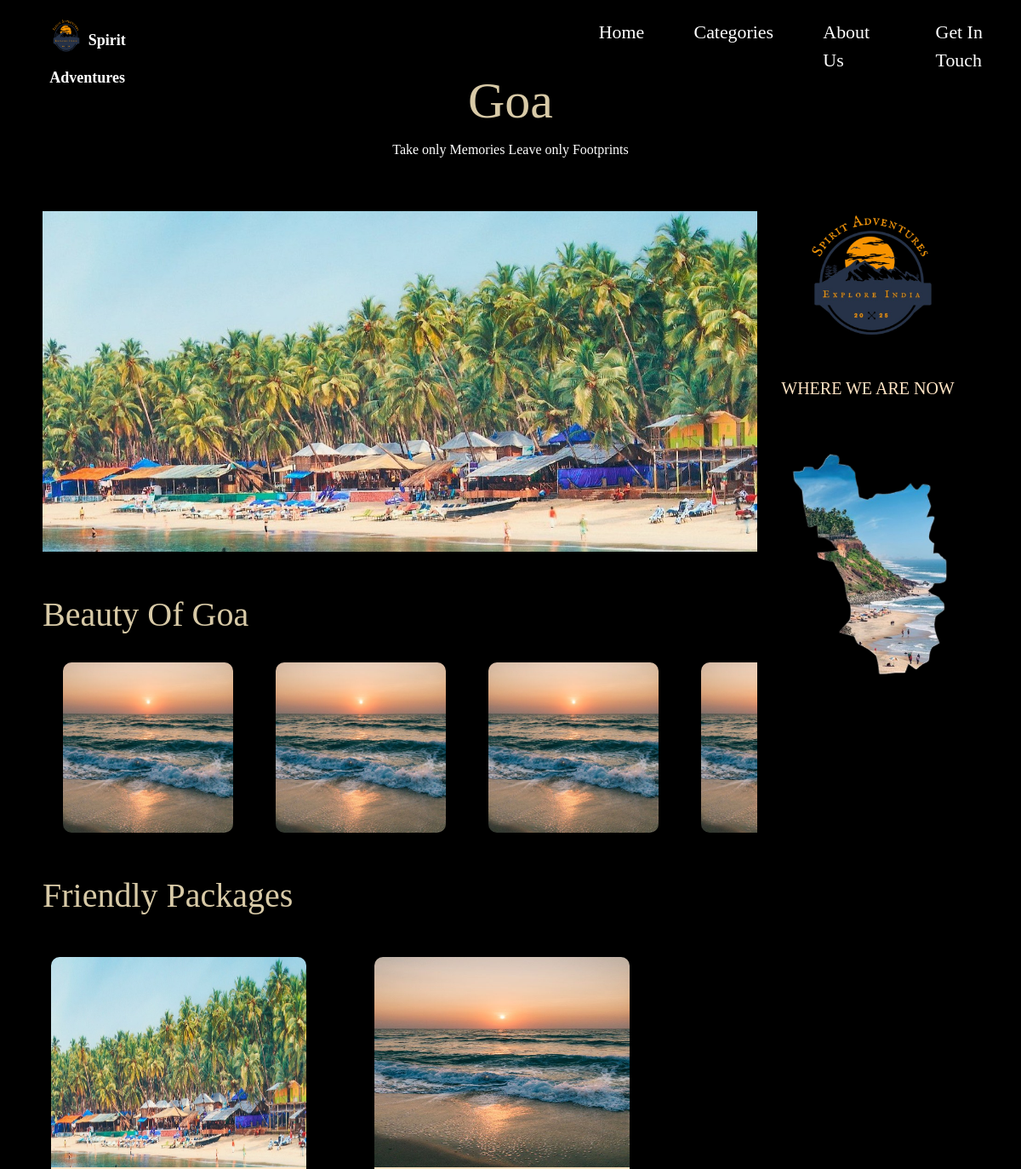
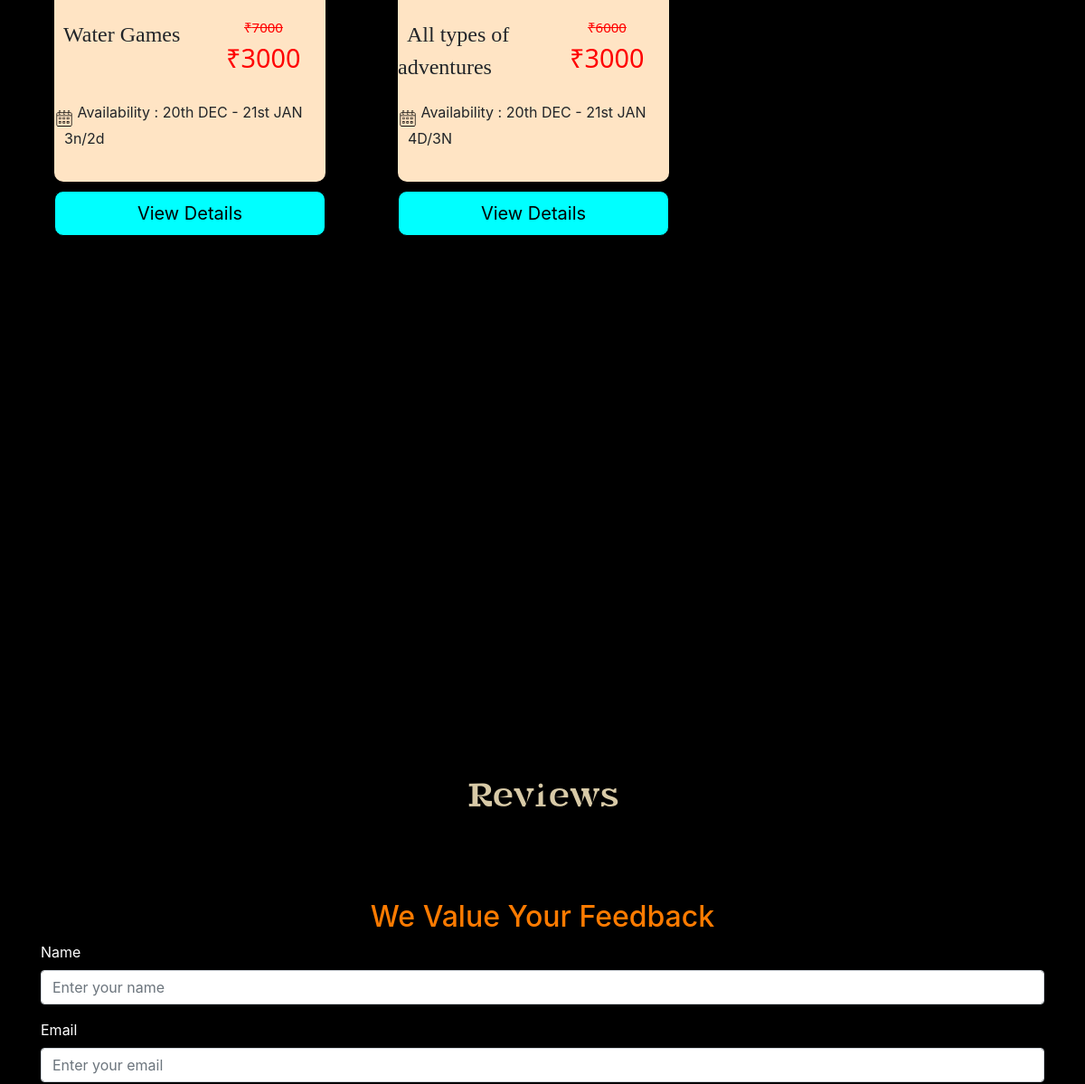
The app's page /city/Goa/ (upper part), older data (2 pictures, top to bottom).
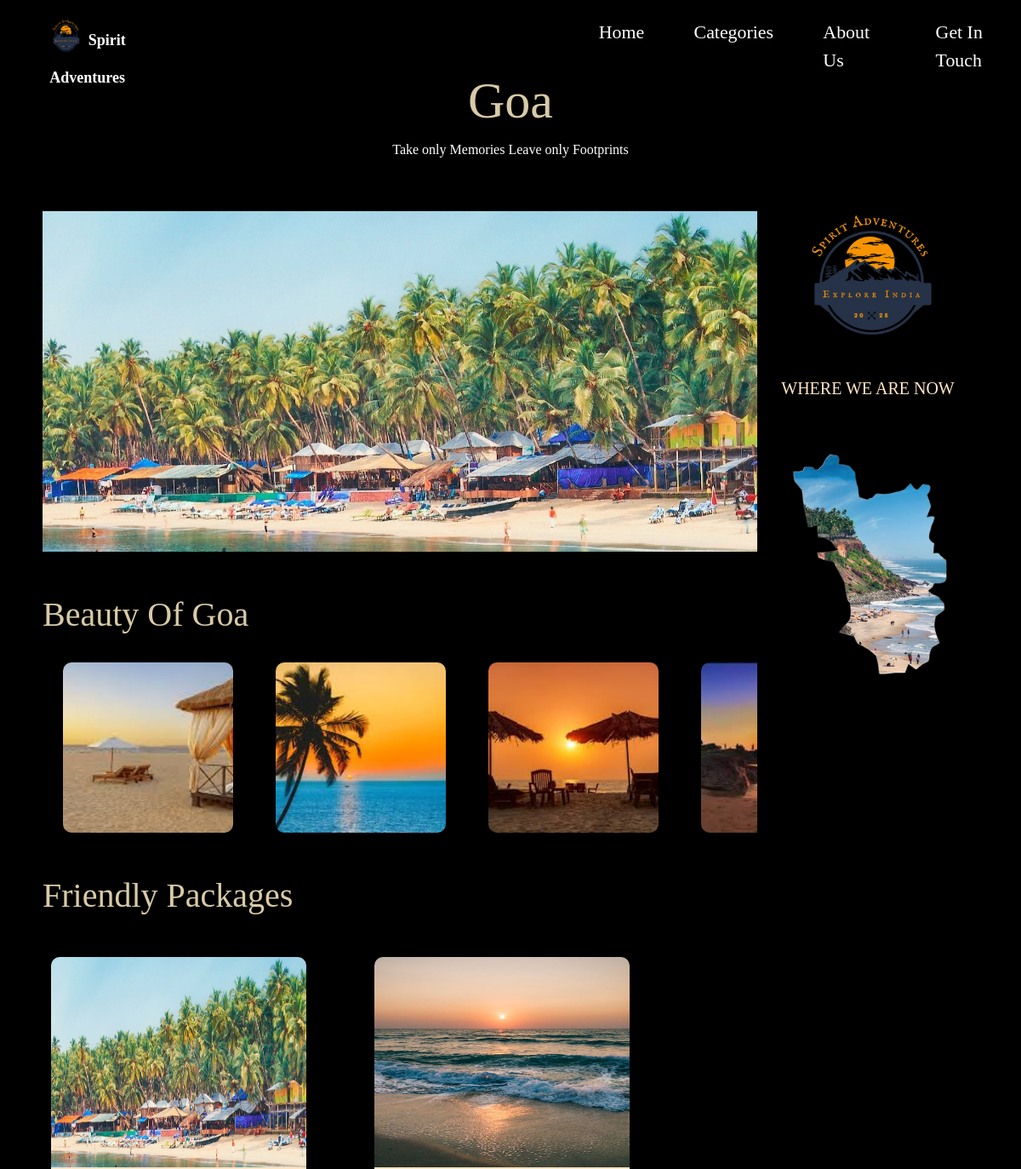
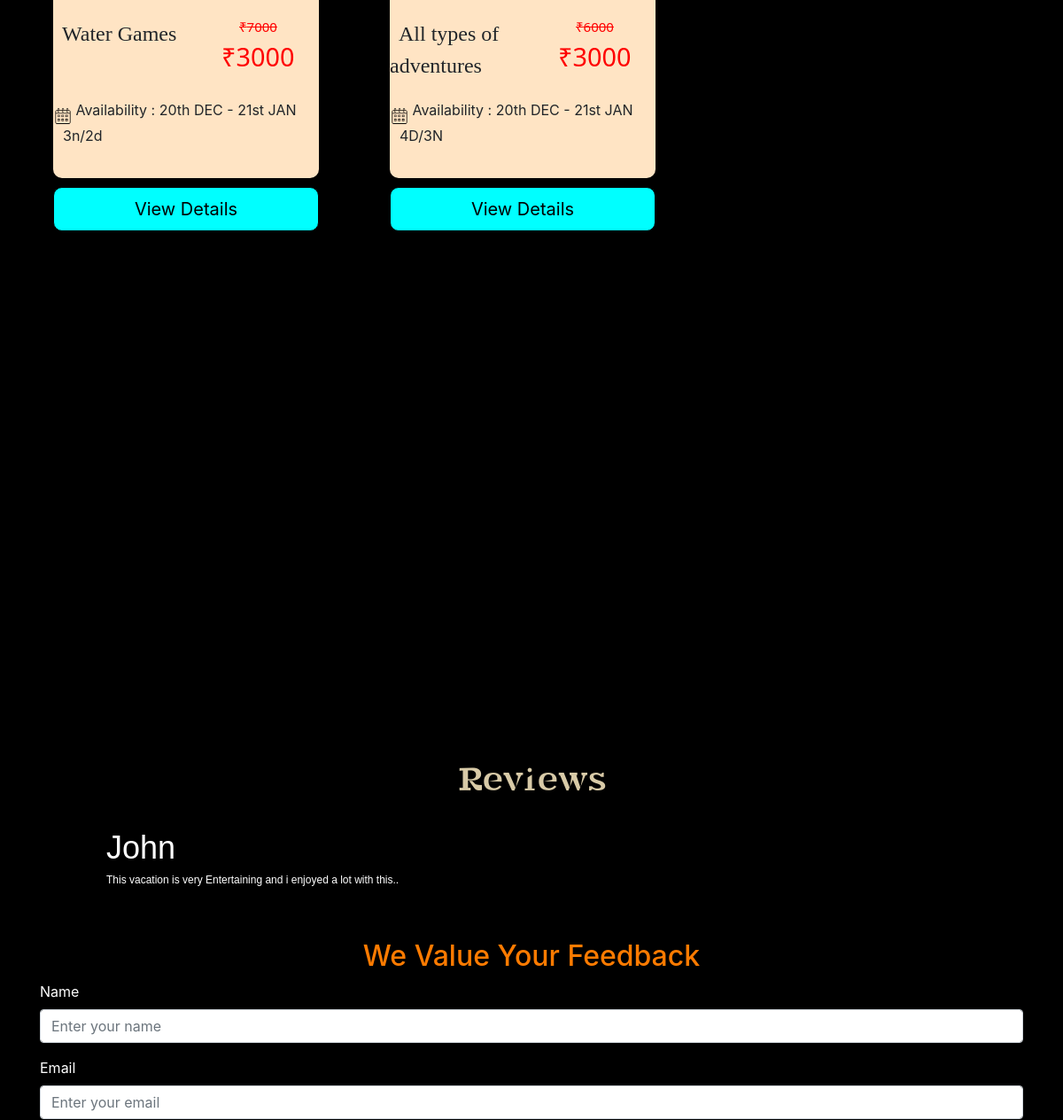
The same page, newer data (2 pictures, top to bottom).
### app1/models.py (models this page shows, shortened)
class Basecitypage(models.Model):
    city_name = models.CharField(max_length=100, unique=True)
    city_image=models.ImageField(upload_to='cityimages/')
    city_description=models.TextField()
    city_gallery1=models.ImageField(upload_to='cityimages/')
    city_gallery2=models.ImageField(upload_to='cityimages/')
    city_gallery3=models.ImageField(upload_to='cityimages/')
    city_gallery4=models.ImageField(upload_to='cityimages/')
    city_gallery5=models.ImageField(upload_to='cityimages/')
    city_map=models.ImageField(upload_to='cityimages/')

class packages(models.Model):
    city = models.ForeignKey(Basecitypage, on_delete=models.CASCADE, related_name="packages",null=True, blank=True)
    package_image=models.ImageField(upload_to='images/')
    package_name=models.CharField(max_length=50)
    discount_price=models.IntegerField()
    full_price=models.IntegerField()
    Availability=models.CharField(max_length=25,null=True, blank=True)
    no_of_days=models.CharField(max_length=25)

class feedback(models.Model):
    name=models.CharField(max_length=40)
    email=models.EmailField(max_length=40)
    feedback=models.CharField(max_length=200)

### app1/views.py (the view)
# urls.py: path('city/<str:city_name>/', cityconnection, name='cityconnection'),
def cityconnection(request,city_name):
    city = get_object_or_404(Basecitypage, city_name__iexact=city_name)
    package =packages.objects.filter(city=city)
    f1 = feedbackForm()
    if request.method == 'POST':
        f1 = feedbackForm(request.POST)
        if f1.is_valid():
            f1.save()
            return redirect('app1:cityconnection', city_name=city_name)
    F=feedback.objects.all()
    return render(request,'base_cities.html',{'city1':city,'packages':package,'form1':F})

### template/base_cities.html (shortened to what this page needs)
{% extends 'base.html' %} {% load static %} {% block css_cities %}
<link rel="stylesheet" href="{% static 'css/citypage.css' %}" />
{% endblock css_cities %} {% block body %}
<h1 id="city">{{ city1.city_name }}</h1>
<p id="tagline">Take only Memories Leave only Footprints</p>
<br />
<div id="container_goa">
  <div id="left_div">
    <img src="{{ city1.city_image.url }}" alt="" id="img_1" />
    <h1 id="gallery">Beauty Of {{ city1.city_name }}</h1>
    <br />
    <div class="container-packages carousel" id="img_div">
      <div class="wrap">
        <img src="{{ city1.city_gallery1.url }}" alt="" class="images" />
        <img src="{{ city1.city_gallery2.url }}" alt="" class="images" />
        <img src="{{ city1.city_gallery3.url }}" alt="" class="images" />
        <img src="{{ city1.city_gallery4.url }}" alt="" class="images" />
      </div>
    </div>
    <h1 id="package">Friendly Packages</h1>
    <div class="container-packages cartss">
      {% for i in packages %}
      <div class="package-container">
        <div class="maincart-container item">
          <div class="img-container">
            <img src="{{ i.package_image.url }}" alt="" class="img1" />
          </div>
          <div class="place-container">
            <span class="place-info">{{ i.package_name }}</span>
          </div>
          <div class="price-container">
            <span class="actual-price">₹{{ i.full_price }}</span>
            <br />
            <span class="price-info" id="dc">₹{{ i.discount_price }}</span>
          </div>
          <div class="Availability-container">
            <img
              src="{% static 'images/time-and-date.png' %}"
              alt=""
              class="date-img"
            />
            <span>Availability : <span>{{ i.Availability }}</span> </span><br />
            <span id="no">{{ i.no_of_days }}</span>
          </div>
        </div>
        <button class="btn submit_button">
          <a href="{% url 'app1:package_details' package_id=i.id %}" class="link">View Details</a>
        </button>
      </div>
      {% endfor %}
    </div>
  </div>
  <div id="right_div">
    <div>
      <img
        src="{% static 'img/Logo.png' %}"
        alt=""
        id="img_2"
      />
      <h4 id="text">WHERE WE ARE NOW</h4>
      <img src="{{ city1.city_map.url }}" alt="" id="map" />
    </div>
  </div>
</div>
 <h1 style="text-align: center;color: #d8caa7;font-family: Rudeee;">Reviews</h1> <br>
<div style="width: 100%; height: auto; padding-left: 10%;margin-bottom: 5%;">
  <form action="" method="post" id="form1">
    {% csrf_token %} {% for i in form1 %}
    <div style="margin-right: 5%; margin-bottom: 2%">
      <h2
        style="
          color: white;
          font-family: Verdana, Geneva, Tahoma, sans-serif;
          font-size: 3vw;
        "
      >
        {{i.name}}
      </h2>
      <h4
        style="
          color: white;
          font-size: 1vw;
          font-family: Verdana, Geneva, Tahoma, sans-serif;
        "
      >
        {{i.feedback}}
      </h4>
    </div>
    {% endfor %}
  </form>
</div>
<div class="container">
  <h2 class="text-center" id="fd_txt">We Value Your Feedback</h2>
  <form method="post">
    <div class="form-group">
      <label for="name">Name</label>
      <input
        type="text"
        class="form-control"
        id="name"
        placeholder="Enter your name"
        required
        name="name"
      />
    </div>
    <div class="form-group">
      <label for="email">Email</label>
      <input
        type="email"
        class="form-control"
        id="email"
        placeholder="Enter your email"
        required
        name="email"
      />
    </div>
  </form>
</div>
{% endblock body %}

### template/base.html (shortened to what this page needs)
{% load static %}
<!DOCTYPE html>
<html lang="en">
<head>
    <link rel="stylesheet" href="https://cdn.jsdelivr.net/npm/bootstrap@4.0.0/dist/css/bootstrap.min.css">
    <link rel="stylesheet" href="{% static 'css/base.css' %}">
    {% block css_cities %}
    {% endblock css_cities %}
</head>
<body>
    <nav id="main_container2">
        <ol id="main_list2">
            <li href="#" class="items2" id="logo_item2"><a class="anavbar" href="{% url 'app1:home' %}">
                <img src="{% static 'img/Logo.png' %}" alt="Spirit Adventures Logo" class="footer-logo" style="width: 40px;height: 40px;">
                <span style="font-size: 18px; font-weight: bold; color: #fff;">Spirit Adventures</span>
            </a></li>
            <li class="items2" id="home_item2"><a class="anavbar" href="{% url 'app1:home' %}">Home</a></li>
            <li class="items2" id="categories_item2"><a class="anavbar" href="{% url 'app1:home' %}#cate_section">Categories</a></li>
            <li class="items2" id="aboutus_item2"><a class="anavbar" href="{% url 'app1:home' %}#aboutus_sec">About Us</a></li>
            <li class="items2" id="getintouch_item2"><a class="anavbar" href="{% url 'app1:getintouch' %}">Get In Touch</a></li>
        </ol>
    </nav>
    {% block body %}
    {% endblock body %}
</body>
</html>

### static/css/base.css (style rules this page uses)
body { background-color: #1d2955; }
* { padding: 0%; margin: 0%; }
a { text-decoration: none; color: #d8caa7; }
#main_container2 { width: 100%; height: 3.47vw; background-color: black; text-decoration: none; }
#main_list2 { padding-top: 22px; display: flex; font-size: 1.8229166666666667vw; font-family: bohemy; list-style-type: none; margin-left: 58.33vw; }
.anavbar { color: white; }
.items2 { margin-left: 4.86vw; }
#logo_item2 { margin-left: -53.47vw; }
#home_item2 { margin-left: 40.53vw; }
.footer-logo { width: 6.94vw; margin-bottom: 1.04vw; }

Row changes from the older to the newer data that the page shows:
changed Basecitypage "Goa": city_gallery1: a different picture; city_gallery2: a different picture; city_gallery3: a different picture; city_gallery4: a different picture
added feedback: name "John", feedback "This vacation is very Entertaining and i enjoyed a lot with this.."
